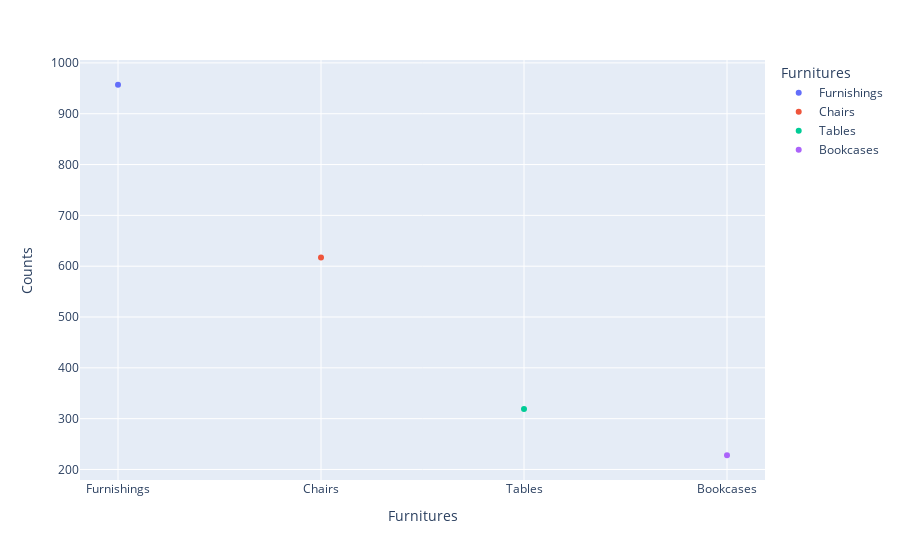

Notebook code for this chart:
### Code cell
furn=data[data["Category"]=="Furniture"]
furn=furn["Sub-Category"].value_counts().reset_index()
furn.columns=("Furnitures", "Counts")

px.scatter( data_frame= furn, x= "Furnitures", y="Counts", color= "Furnitures")

### Figure 1 — Plotly figure (JSON) as saved in the notebook; plotly's stock layout.template omitted (floating-point values rounded to 4 significant figures)
{"data": [{"hovertemplate": "Furnitures=%{x}<br>Counts=%{y}<extra></extra>", "legendgroup": "Furnishings", "marker": {"color": "#636efa", "symbol": "circle"}, "mode": "markers", "name": "Furnishings", "orientation": "v", "showlegend": true, "type": "scatter", "x": ["Furnishings"], "xaxis": "x", "y": [957], "yaxis": "y"}, {"hovertemplate": "Furnitures=%{x}<br>Counts=%{y}<extra></extra>", "legendgroup": "Chairs", "marker": {"color": "#EF553B", "symbol": "circle"}, "mode": "markers", "name": "Chairs", "orientation": "v", "showlegend": true, "type": "scatter", "x": ["Chairs"], "xaxis": "x", "y": [617], "yaxis": "y"}, {"hovertemplate": "Furnitures=%{x}<br>Counts=%{y}<extra></extra>", "legendgroup": "Tables", "marker": {"color": "#00cc96", "symbol": "circle"}, "mode": "markers", "name": "Tables", "orientation": "v", "showlegend": true, "type": "scatter", "x": ["Tables"], "xaxis": "x", "y": [319], "yaxis": "y"}, {"hovertemplate": "Furnitures=%{x}<br>Counts=%{y}<extra></extra>", "legendgroup": "Bookcases", "marker": {"color": "#ab63fa", "symbol": "circle"}, "mode": "markers", "name": "Bookcases", "orientation": "v", "showlegend": true, "type": "scatter", "x": ["Bookcases"], "xaxis": "x", "y": [228], "yaxis": "y"}], "layout": {"legend": {"title": {"text": "Furnitures"}, "tracegroupgap": 0}, "margin": {"t": 60}, "xaxis": {"anchor": "y", "categoryarray": ["Furnishings", "Chairs", "Tables", "Bookcases"], "categoryorder": "array", "domain": [0, 1], "title": {"text": "Furnitures"}}, "yaxis": {"anchor": "x", "domain": [0, 1], "title": {"text": "Counts"}}}}
